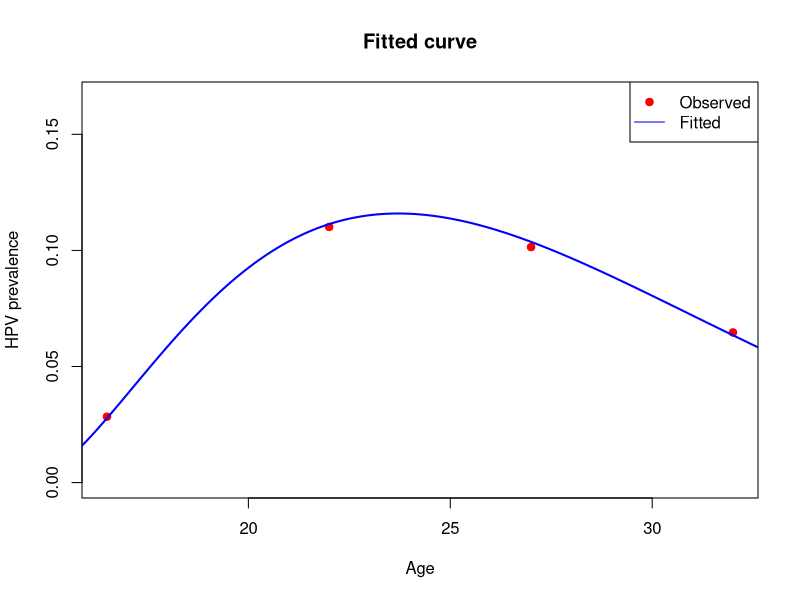

Write R code to recreate this figure.
x <- c(16.5, 22, 27, 32)               
n_total <- c(740, 445, 414, 433)      
y_infected <- c(24.42, 32.04, 36.43, 30.74)  
y_infected <- round(c(20.61, 49.35, 41.98, 28.25))

x0 <- 14                              
n_power <- 2                         
f_model <- function(x, A, B, C) {
  d <- x - x0
  B + (A * d^n_power - B) * exp(-C * d)
}

neg_log_likelihood <- function(par) {
  A <- par[1]
  B <- par[2]
  C <- par[3]
  
  p <- f_model(x, A, B, C)
  p <- pmax(pmin(p, 1 - 1e-6), 1e-6)  
  
  -sum(y_infected * log(p) + (n_total - y_infected) * log(1 - p))
}

result <- optim(
  par = c(0.01, 0.1, 0.1),       
  fn = neg_log_likelihood,      
  method = "BFGS"
)


curve_x <- seq(14, 35, length.out = 200)
fitted_p <- f_model(curve_x, result$par[1], result$par[2], result$par[3])

plot(x, y_infected / n_total, col = "red", pch = 19,
     ylim = c(0, max(y_infected / n_total, fitted_p) + 0.05),
     xlab = "Age", ylab = "HPV prevalence",
     main = "Fitted curve")
lines(curve_x, fitted_p, col = "blue", lwd = 2)
legend("topright", legend = c("Observed", "Fitted"),
       col = c("red", "blue"), pch = c(19, NA), lty = c(NA, 1))







